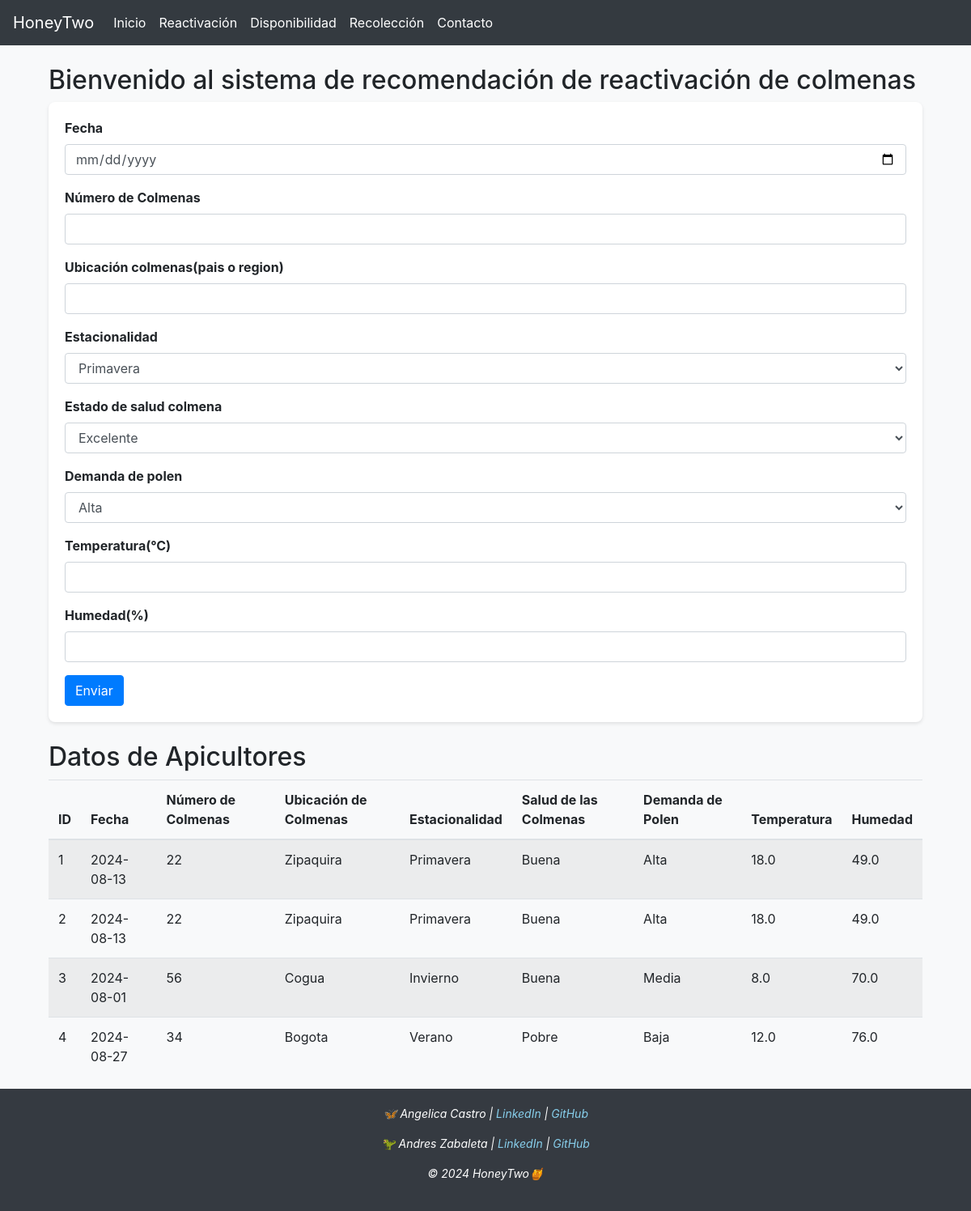
Before: /formulario with the older database file.
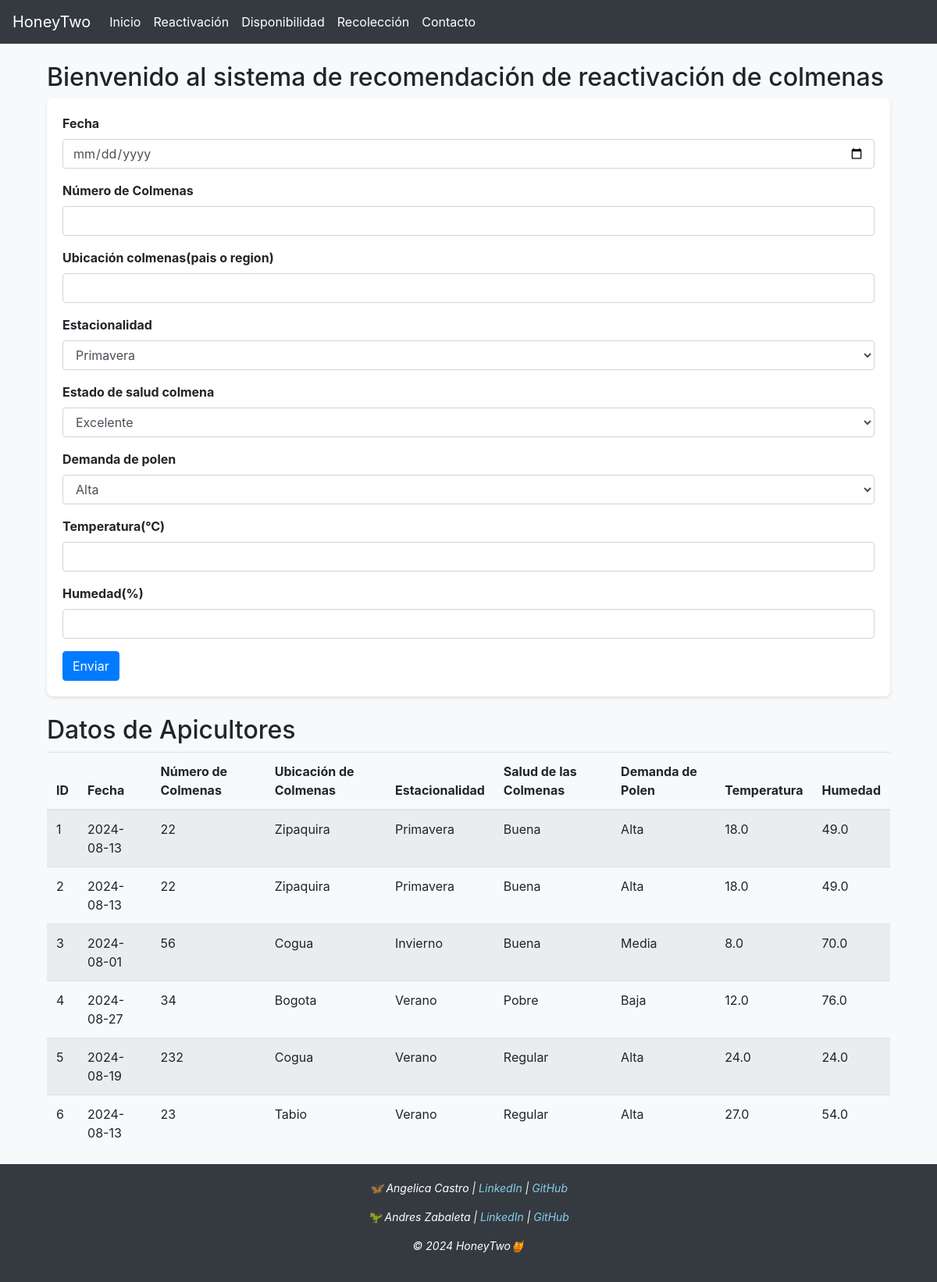
After: the same page with the newer database file.
### tables this page shows
CREATE TABLE datos_apicultores (
        id INTEGER PRIMARY KEY AUTOINCREMENT,
        fecha TEXT,
        numcol INTEGER,
        ubicacion TEXT,
        estacion TEXT,
        estsalud TEXT,
        polen TEXT,
        temperatura REAL,
        humedad REAL
    );

### app.py (the view)
@app.route("/formulario")
def formulario():
    conn = sqlite3.connect("apicultores.db")
    c = conn.cursor()
    c.execute("SELECT * FROM datos_apicultores")
    datos = c.fetchall()
    conn.close()
    return render_template("formulario.html", datos=datos)

### templates/formulario.html (shortened to what this page needs)
{% extends 'layout.html' %}
{% block content %}
<div class="container mt-4">
    <h2>Bienvenido al sistema de recomendación de reactivación de colmenas</h2>
    <form action="/submit_form" method="post">
        <div class="form-group">
            <label for="fecha">Fecha</label>
            <input type="date" class="form-control" id="fecha" name="fecha" required>
        </div>
        <div class="form-group">
            <label for="numcol">Número de Colmenas</label>
            <input type="number" class="form-control" id="numcol" name="numcol" required>
        </div>
        <div class="form-group">
            <label for="ubicacion">Ubicación colmenas(pais o region)</label>
            <input type="text" class="form-control" id="ubicacion" name="ubicacion" required>
        </div>
        <div class="form-group">
            <label for="estacion">Estacionalidad</label>
            <select class="form-control" id="estacion" name="estacion" required>
                <option value="Primavera">Primavera</option>
            </select>
        </div>
        <div class="form-group">
            <label for="estsalud">Estado de salud colmena</label>
            <select class="form-control" id="estsalud" name="estsalud" required>
                <option value="Excelente">Excelente</option>
            </select>
        </div>
        <div class="form-group">
            <label for="polen">Demanda de polen</label>
            <select class="form-control" id="polen" name="polen" required>
                <option value="Alta">Alta</option>
            </select>
        </div>
        <div class="form-group">
            <label for="temperatura">Temperatura(°C)</label>
            <input type="number" class="form-control" id="temperatura" name="temperatura" step="0.1" required>
        </div>
        <div class="form-group">
            <label for="humedad">Humedad(%)</label>
            <input type="number" class="form-control" id="humedad" name="humedad" step="0.1" required>
        </div>
        <button type="submit" class="btn btn-primary">Enviar</button>
    </form>
</div>
<div class="container mt-4">
    <h2>Datos de Apicultores</h2>
    <table class="table table-striped">
        <thead>
            <tr>
                <th>ID</th>
                <th>Fecha</th>
                <th>Número de Colmenas</th>
                <th>Ubicación de Colmenas</th>
                <th>Estacionalidad</th>
                <th>Salud de las Colmenas</th>
                <th>Demanda de Polen</th>
                <th>Temperatura</th>
                <th>Humedad</th>
            </tr>
        </thead>
        <tbody>
            {% for fila in datos %}
            <tr>
                <td>{{ fila[0] }}</td>
                <td>{{ fila[1] }}</td>
                <td>{{ fila[2] }}</td>
                <td>{{ fila[3] }}</td>
                <td>{{ fila[4] }}</td>
                <td>{{ fila[5] }}</td>
                <td>{{ fila[6] }}</td>
                <td>{{ fila[7] }}</td>
                <td>{{ fila[8] }}</td>
            </tr>
            {% endfor %}
        </tbody>
    </table>
</div>
{% endblock %}

### templates/layout.html (shortened to what this page needs)
<!DOCTYPE html>
<html lang="en">
<head>
    <link rel="stylesheet" href="https://stackpath.bootstrapcdn.com/bootstrap/4.5.2/css/bootstrap.min.css">
    <link rel="stylesheet" href="/static/css/styles.css">
</head>
<body>
    <nav class="navbar navbar-expand-lg navbar-dark bg-dark";">
        <a class="navbar-brand" href="/" style="font-size: auto; text-align: center;">HoneyTwo</a>
        <div class="collapse navbar-collapse" id="navbarNav">
            <ul class="navbar-nav">
                <li class="nav-item active">
                    <a class="nav-link" href="/">Inicio</a>
                </li>
                <li class="nav-item active">
                    <a class="nav-link" href="/formulario">Reactivación</a>
                </li>
                <li class="nav-item active">
                    <a class="nav-link" href="/disponibilidad">Disponibilidad</a>
                </li>
                <li class="nav-item active">
                    <a class="nav-link" href="/recoleccion">Recolección</a>
                </li>
                <li class="nav-item active">
                    <a class="nav-link" href="#footer">Contacto</a>
                </li>
            </ul>
        </div>
    </nav>
    <div class="container mt-4">
        {% block content %}{% endblock %}
    </div>
    <footer id="footer">
        <p>🦋 Angelica Castro | <a href="https://www.linkedin.com/in/angelica-c-0a43b192/" target="_blank" style="color: skyblue;">LinkedIn</a> | <a href="https://github.com/AngelicaCR" target="_blank" style="color: skyblue;">GitHub</a> </p>
        <p>🦖 Andres Zabaleta | <a href="https://www.linkedin.com/in/andreszabaleta/" target="_blank" style="color: skyblue;">LinkedIn</a> | <a href="https://github.com/andreszabaleta" target="_blank" style="color: skyblue;">GitHub</a></p>
        <p>&copy; 2024 HoneyTwo🍯</p>
    </footer>
</body>
</html>

### static/css/styles.css (style rules this page uses)
body { background-color: #f8f9fa; font-family: -apple-system, BlinkMacSystemFont, Segoe UI, Roboto, Oxygen, Ubuntu, Cantarell, Fira Sans, Droid Sans, Helvetica Neue, sans-serif; }
footer { background-color: #353a41; color: #fff; padding: 20px; text-align: center; font-size: 14px; font-style: italic; }
form { background-color: #fff; padding: 20px; border-radius: 8px; box-shadow: 0 2px 4px rgba(0, 0, 0, 0.1); }
.form-group label { font-weight: bold; }
.btn-primary { background-color: #007bff; border-color: #007bff; }

Changed rows visible on the page:
added datos_apicultores: id "5", fecha "2024-08-19", numcol "232", ubicacion "Cogua", estacion "Verano", estsalud "Regular", polen "Alta", temperatura "24.0", humedad "24.0"
added datos_apicultores: id "6", fecha "2024-08-13", numcol "23", ubicacion "Tabio", estacion "Verano", estsalud "Regular", polen "Alta", temperatura "27.0", humedad "54.0"
